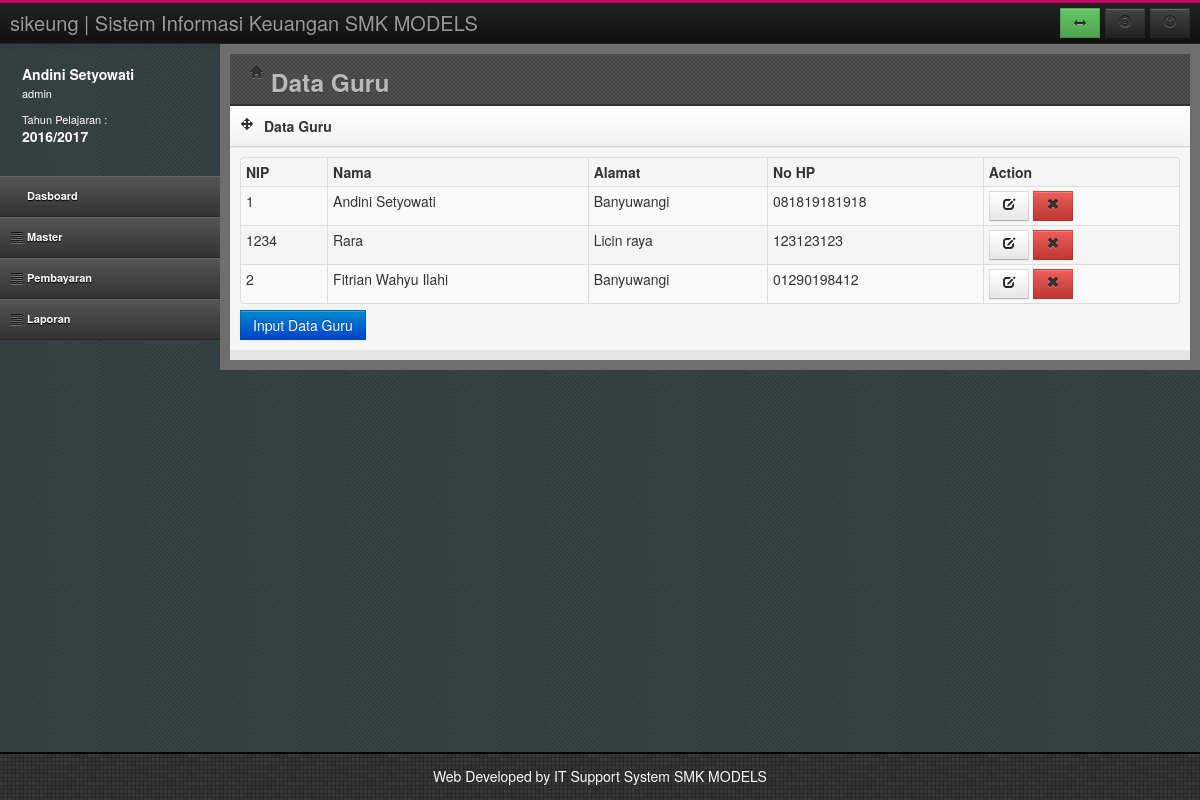
Page /index.php?page=guru (signed in) on the committed database.
### tables this page shows
CREATE TABLE `tahunjar` (
  `TahunAkademik` varchar(20) NOT NULL,
  `Status` varchar(20) DEFAULT NULL,
  PRIMARY KEY (`TahunAkademik`)
);

CREATE TABLE `guru` (
  `NIP` varchar(50) NOT NULL,
  `Nama` varchar(100) DEFAULT NULL,
  `Alamat` varchar(100) DEFAULT NULL,
  `NoHP` varchar(100) DEFAULT NULL,
  PRIMARY KEY (`NIP`)
);

### guru.php (the view, shortened to what this page needs)
<header class="head">
	<div class="main-bar">
		<h3><i class="icon-home"></i> Data Guru</h3>
	</div>
</header>
<div class="row-fluid">
	<div class="span12">
		<div class="box">
			<header>
				<div class="icons"><i class="icon-move"></i></div>
				<h5>Data Guru</h5>
			</header>
			<div id="collapse4" class="body">
				<table id="dataTable" class="table table-bordered table-condensed table-hover table-striped">
					<thead>
						<tr>
							<th>NIP</th>
							<th>Nama</th>
							<th>Alamat</th>
							<th>No HP</th>
							<th>Action</th>
						</tr>
					</thead>
					<tbody>
					<?php
					$sql = "Select * from guru";
					$rw=mysql_query($sql);
					while($rs=mysql_fetch_array($rw))
					{
					?>
						<tr>
							<td><?php echo $rs[0]; ?></td>
							<td><?php echo $rs[1]; ?></td>
							<td><?php echo $rs[2]; ?></td>
							<td><?php echo $rs[3]; ?></td>
							<td>
								<a href="?page=addguru&act=1&id=<?php echo $rs[0]; ?>"><button class="btn edit"><i class="icon-edit"></i></button></a>
								<a href="hapusguru.php?id=<?php echo $rs[0]; ?>"><button class="btn btn-danger remove"><i class="icon-remove"></i></button></a>
							</td>
						</tr>
					<?php
					}
					?>
					</tbody>
				</table>
				<a href="?page=addguru&act=0">
					<input type="submit" value="Input Data Guru" class="btn btn-primary">
				</a>
			</div>
		</div>
	</div>
</div>

### usersesion.php
<div class="media user-media hidden-phone">
	<div class="media-body hidden-tablet">
		<h5 class="media-heading"><?php echo $LogNamaUser;?></h5>
		<ul class="unstyled user-info">
			<li><?php echo $LogHak;?><br/><br/></li>
			<li>Tahun Pelajaran : <br/>
				<h5 class="media-heading"><?php echo $TahunAktif ;?></h5>
			</li>
		</ul>
	</div>
</div>

### assets/css/style.css (style rules this page uses)
html, body { height: 100%; }
.head { height: 40px; padding-bottom: 10px; *zoom: 1; }
.head:before, .head:after { display: table; content: ""; line-height: 0; }
.head:after { clear: both; }
.head .main-bar { margin-left: 20px; position: relative; }
#left .user-media { color: #fff; padding: 20px 0 20px 10px; }
#left .user-media .media-body { float: left; margin-left: 12px; }
#left .user-media .media-body h5 { margin-bottom: 3px; }
#left .user-media .media-body .user-info li { line-height: 13px; font-size: 11px; }
.head { background-color: #444444; background-image: url("../img/bg.png"); background-repeat: repeat; border-bottom: 2px solid #333333; }
.head .main-bar h3 { color: #BABABA; line-height: 29px; text-shadow: 0 1px 0 rgba(51, 47, 47, 0.6); }
.box { margin-bottom: 10px; position: relative; width: 100%; }
.box header { background-color: #fafafa; background-image: -moz-linear-gradient(top, #ffffff, #f2f2f2); background-image: -webkit-gradient(linear, 0 0, 0 100%, from(#ffffff), to(#f2f2f2)); background-image: -webkit-linear-gradient(top, #ffffff, #f2f2f2); background-image: -o-linear-gradient(top, #ffffff, #f2f2f2); background-image: linear-gradient(to bottom, #ffffff, #f2f2f2); background-repeat: repeat-x; filter: progid:DXImageTransform.Microsoft.gradient(startColorstr='#ffffffff', endColorstr='#fff2f2f2', GradientType=0); border-bottom: 1px solid #d4d4d4; -webkit-box-shadow: 0 1px 4px rgba(0, 0, 0, 0.065); -moz-box-shadow: 0 1px 4px rgba(0, 0, 0, 0.065); box-shadow: 0 1px 4px rgba(0, 0, 0, 0.065); *zoom: 1; }
.box header:before, .box header:after { display: table; content: ""; line-height: 0; }
.box header:after { clear: both; }
.box header .icons, .box header h5 { float: left; margin: 0; }
.box header .icons { float: left; display: block; padding: 10px 5px 10px 10px; }
.box header h5 { margin: 10px 0 10px 5px; }
.box .body, .box .block { padding: 10px; background-color: #F5F5F5; -webkit-box-shadow: inset 0 1px 1px rgba(0, 0, 0, 0.05); -moz-box-shadow: inset 0 1px 1px rgba(0, 0, 0, 0.05); box-shadow: inset 0 1px 1px rgba(0, 0, 0, 0.05); }
.btn { -webkit-border-radius: 0; -moz-border-radius: 0; border-radius: 0; }

### assets/css/responsive-tables.css (style rules this page uses)
table th { font-weight: bold; }
table td, table th { padding: 9px 10px; text-align: left; }

### rows in the picture
tahunjar: TahunAkademik "2016/2017"
guru: NIP "1", Nama "Andini Setyowati", Alamat "Banyuwangi", NoHP "081819181918"
guru: NIP "1234", Nama "Rara", Alamat "Licin raya", NoHP "123123123"
guru: NIP "2", Nama "Fitrian Wahyu Ilahi", Alamat "Banyuwangi", NoHP "01290198412"

### other values in the picture
$LogNamaUser "Andini Setyowati"
$LogHak "admin"
